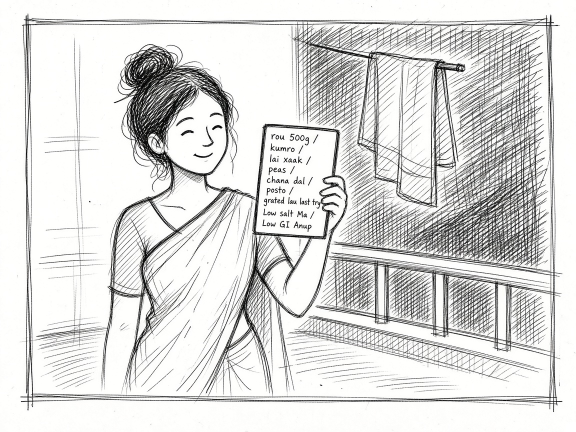
#> input picture artifacts/datta-kitchen-storyboard/panels/H01-list-veranda.png, 1152 x 864 px, given in place of HAND-arrows-doodles.png, which was not available (shown at 1/2 size)
$ python assemble_slides.py
#> lines starting #> are read from the running program, lines starting #| are printed output that depends on the picture; pictures that were not available may be replaced by others from this repository, and a replacement may not be noted
#!/usr/bin/env python3
"""Composite 4:3 storyboard panels onto 16:9 production boards."""

from __future__ import annotations

from pathlib import Path

from PIL import Image, ImageDraw, ImageFont, ImageOps

ROOT = Path(__file__).resolve().parent
PANELS = ROOT / "panels"
SLIDES = ROOT / "slides"
W, H = 1920, 1080
MARGIN = 28
HEADER_H = 64
CAP_H = 42
GAP = 14

SLIDES.mkdir(exist_ok=True)


def font(size: int, bold: bool = False) -> ImageFont.FreeTypeFont | ImageFont.ImageFont:
    candidates = [
        "/System/Library/Fonts/Supplemental/Courier New Bold.ttf" if bold else "/System/Library/Fonts/Supplemental/Courier New.ttf",
        "/Library/Fonts/Courier New.ttf",
        "/System/Library/Fonts/Supplemental/Arial.ttf",
    ]
    for path in candidates:
        if Path(path).exists():
            return ImageFont.truetype(path, size)
    return ImageFont.load_default()


F_HEAD = font(22, bold=True)
F_META = font(18, bold=True)
F_CAP = font(16)
F_NUM = font(14, bold=True)


def load(name: str) -> Image.Image:
    img = Image.open(PANELS / name).convert("RGB")
    return img


def fit(img: Image.Image, box: tuple[int, int, int, int]) -> Image.Image:
    x0, y0, x1, y1 = box
    tw, th = x1 - x0, y1 - y0
    return ImageOps.fit(img, (tw, th), method=Image.Resampling.LANCZOS, centering=(0.5, 0.5))


def ink_overlay(src: Image.Image, size: tuple[int, int]) -> Image.Image:
    """White paper becomes transparent; black ink stays."""
    g = ImageOps.grayscale(src.resize(size, Image.Resampling.LANCZOS))
    rgba = Image.new("RGBA", size, (0, 0, 0, 0))
    px = g.load()
    out = rgba.load()
    for y in range(size[1]):
        for x in range(size[0]):
            v = px[x, y]
            if v < 170:
                out[x, y] = (20, 20, 20, 255 - v)
    return rgba


def new_board() -> tuple[Image.Image, ImageDraw.ImageDraw]:
    im = Image.new("RGB", (W, H), (250, 250, 248))
    dr = ImageDraw.Draw(im)
    dr.rectangle([0, 0, W, HEADER_H], fill=(255, 255, 255))
    dr.line([(0, HEADER_H), (W, HEADER_H)], fill=(30, 30, 30), width=2)
    return im, dr


def header(dr: ImageDraw.ImageDraw, slide: str, time: str, title: str) -> None:
    dr.text((MARGIN, 12), "DATTA KITCHEN", font=F_HEAD, fill=(20, 20, 20))
    dr.text((320, 14), f"SLIDE {slide}", font=F_META, fill=(20, 20, 20))
    dr.text((560, 14), time, font=F_META, fill=(20, 20, 20))
    dr.text((980, 14), "18 SEP 2026  ·  PROD BOARD", font=F_META, fill=(20, 20, 20))
    dr.text((MARGIN, 38), title.upper(), font=F_NUM, fill=(80, 80, 80))


def paste_panel(
    board: Image.Image,
    dr: ImageDraw.ImageDraw,
    img: Image.Image,
    box: tuple[int, int, int, int],
    caption: str,
    num: str,
) -> None:
    x0, y0, x1, y1 = box
    fitted = fit(img, box)
    board.paste(fitted, (x0, y0))
    dr.rectangle([x0, y0, x1, y1], outline=(30, 30, 30), width=2)
    # overshoot ticks like a ruler slip
    dr.line([(x0 - 6, y0), (x0 + 10, y0)], fill=(30, 30, 30), width=1)
    dr.line([(x1 - 10, y1), (x1 + 6, y1)], fill=(30, 30, 30), width=1)
    dr.text((x0 + 4, y0 + 4), num, font=F_NUM, fill=(20, 20, 20))
    # wrap caption
    cap_box = [x0, y1 + 4, x1, min(H - 8, y1 + CAP_H)]
    words = caption.split()
    lines: list[str] = []
    line = ""
    for w in words:
        trial = f"{line} {w}".strip()
        if F_CAP.getlength(trial) <= (x1 - x0):
            line = trial
        else:
            if line:
                lines.append(line)
            line = w
    if line:
        lines.append(line)
    ty = y1 + 6
    for ln in lines[:2]:
        dr.text((x0, ty), ln, font=F_CAP, fill=(25, 25, 25))
        ty += 16


def apply_hand_pass(board: Image.Image, doodle: Image.Image, notes: Image.Image, kind: str) -> None:
    """Stamp ink doodles in the header gutter only — never over panel drawings."""
    overlay = Image.new("RGBA", board.size, (0, 0, 0, 0))
    header_doodle = ink_overlay(doodle, (220, 56))
    overlay.paste(header_doodle, (W - 250, 4), header_doodle)
    if kind == "top_notes":
        tiny = ink_overlay(notes, (420, 28))
        overlay.paste(tiny, (W - 680, 18), tiny)
    else:
        tick = ink_overlay(doodle.crop((0, 0, doodle.width // 3, doodle.height // 4)), (80, 40))
        overlay.paste(tick, (8, H - 48), tick)
    board.paste(Image.alpha_composite(board.convert("RGBA"), overlay).convert("RGB"))


def grid_cells(kind: str) -> list[tuple[int, int, int, int]]:
    top = HEADER_H + 10
    bottom = H - 8
    left = MARGIN
    right = W - MARGIN
    usable_h = bottom - top
    usable_w = right - left

    def split(n: int, total: int, gap: int) -> list[tuple[int, int]]:
        cell = (total - gap * (n - 1)) // n
        out = []
        x = 0
        for i in range(n):
            out.append((x, x + cell))
            x += cell + gap
        return out

    if kind == "D":  # 3x2
        cols = split(3, usable_w, GAP)
        # caption space per row
        row_h = (usable_h - GAP - CAP_H * 2) // 2
        rows = [(top, top + row_h), (top + row_h + GAP + CAP_H, top + 2 * row_h + GAP + CAP_H)]
        cells = []
        for ry0, ry1 in rows:
            for cx0, cx1 in cols:
                cells.append((left + cx0, ry0, left + cx1, ry1))
        return cells

    if kind == "A":  # 2x2
        cols = split(2, usable_w, GAP)
        row_h = (usable_h - GAP - CAP_H * 2) // 2
        rows = [(top, top + row_h), (top + row_h + GAP + CAP_H, top + 2 * row_h + GAP + CAP_H)]
        cells = []
        for ry0, ry1 in rows:
            for cx0, cx1 in cols:
                cells.append((left + cx0, ry0, left + cx1, ry1))
        return cells

    if kind == "B":  # wide + 3
        row_h_top = int((usable_h - GAP - CAP_H * 2) * 0.48)
        top_box = (left, top, right, top + row_h_top)
        y2 = top + row_h_top + GAP + CAP_H
        bot_h = bottom - CAP_H - y2
        cols = split(3, usable_w, GAP)
        cells = [top_box]
        for cx0, cx1 in cols:
            cells.append((left + cx0, y2, left + cx1, y2 + bot_h))
        return cells

    if kind == "C":  # tall left + 2x2
        left_w = int(usable_w * 0.38)
        tall = (left, top, left + left_w, bottom - CAP_H)
        rx = left + left_w + GAP
        rw = right - rx
        cols = split(2, rw, GAP)
        row_h = (usable_h - GAP - CAP_H * 2) // 2
        rows = [(top, top + row_h), (top + row_h + GAP + CAP_H, top + 2 * row_h + GAP + CAP_H)]
        cells = [tall]
        for ry0, ry1 in rows:
            for cx0, cx1 in cols:
                cells.append((rx + cx0, ry0, rx + cx1, ry1))
        return cells

    if kind == "E":  # 2 / wide / 2
        band = (usable_h - GAP * 2 - CAP_H * 3) // 3
        y1 = top + band
        y2 = y1 + GAP + CAP_H
        y3 = y2 + int(band * 1.15)
        y4 = y3 + GAP + CAP_H
        cols_top = split(2, usable_w, GAP)
        cols_bot = split(2, usable_w, GAP)
        cells = [
            (left + cols_top[0][0], top, left + cols_top[0][1], y1),
            (left + cols_top[1][0], top, left + cols_top[1][1], y1),
            (left, y2, right, y3),
            (left + cols_bot[0][0], y4, left + cols_bot[0][1], y4 + band),
            (left + cols_bot[1][0], y4, left + cols_bot[1][1], y4 + band),
        ]
        return cells

    raise ValueError(kind)


def build(spec: dict, doodle: Image.Image, notes: Image.Image) -> None:
    board, dr = new_board()
    header(dr, spec["n"], spec["time"], spec["title"])
    cells = grid_cells(spec["grid"])
    for i, panel in enumerate(spec["panels"]):
        paste_panel(board, dr, load(panel["file"]), cells[i], panel["cap"], panel["num"])
    apply_hand_pass(board, doodle, notes, spec.get("hand", "side"))
    out = SLIDES / spec["out"]
    board.save(out, "PNG", optimize=True)
    print(out.name)


SPECS = [
    {
        "n": "01",
        "time": "DAY 0  ·  19:42",
        "title": "The list wrote itself",
        "grid": "D",
        "hand": "side",
        "out": "SLIDE-01.png",
        "panels": [
            {"file": "S01-P1-empty-kitchen-dusk.png", "num": "1", "cap": "Nobody is cooking. The kitchen is still working."},
            {"file": "S01-P2-fridge-shelf.png", "num": "2", "cap": "Second shelf: eggs, shrivelled lau, oil running out."},
            {"file": "S01-P3-lau-weeks.png", "num": "3", "cap": "Three weeks. Same plate. Lau returned."},
            {"file": "S01-P4-machine-shelf.png", "num": "4", "cap": "The shelf, counted. Nobody reported it."},
            {"file": "S01-P5-list-veranda.png", "num": "5", "cap": "Rou, kumro, lai xaak — and grated lau, last try."},
            {"file": "S01-P6-mira-smile.png", "num": "6", "cap": "It stopped buying what he never ate."},
        ],
    },
    {
        "n": "02",
        "time": "DAY 1  ·  06:05",
        "title": "Five ways to start the day",
        "grid": "B",
        "hand": "top_notes",
        "out": "SLIDE-02.png",
        "panels": [
            {"file": "S02-P1-mira-switch.png", "num": "1", "cap": "She hits the switch. The wall comes up with the light."},
            {"file": "S02-P2-five-recipe-cards.png", "num": "2", "cap": "Five cards. Pantry, leftovers, Dadi, Anup, Raju, twelve minutes."},
            {"file": "S02-P3-ei-ta.png", "num": "3", "cap": "ei ta."},
            {"file": "S02-P4-card-enlarges.png", "num": "4", "cap": "Five options. One word. No scrolling."},
        ],
    },
    {
        "n": "03",
        "time": "06:11",
        "title": "The wall teaches",
        "grid": "C",
        "hand": "side",
        "out": "SLIDE-03.png",
        "panels": [
            {"file": "S03-P1-wall-teaches.png", "num": "1", "cap": "Hands in the batter. Phone face-down."},
            {"file": "S03-P2-wet-hand-phone.png", "num": "2", "cap": "Nobody touches a phone with batter on their hands."},
            {"file": "S03-P3-step-wipe.png", "num": "3", "cap": "The step advances by itself."},
            {"file": "S03-P4-substitution.png", "num": "4", "cap": "curry patta nei — skip, taste holds."},
            {"file": "S03-P5-dadi-squint.png", "num": "5", "cap": "eta ki? The wall is ignored. Keep this beat."},
        ],
    },
    {
        "n": "04",
        "time": "06:24",
        "title": "The katori that declares itself",
        "grid": "A",
        "hand": "top_notes",
        "out": "SLIDE-04.png",
        "panels": [
            {"file": "S04-P1-lift-katori.png", "num": "1", "cap": "Kal ka bhat comes out of the fridge."},
            {"file": "S04-P2-katori-lands.png", "num": "2", "cap": "Set down. Two ticks of light, not a glow."},
            {"file": "S04-P3-katori-readout.png", "num": "3", "cap": "Leftover rice is an ingredient with a number."},
            {"file": "S04-P4-two-bowls.png", "num": "4", "cap": "Two bowls. One answer."},
        ],
    },
    {
        "n": "05",
        "time": "06:31",
        "title": "Raju ka lunch banana hai",
        "grid": "A",
        "hand": "side",
        "out": "SLIDE-05.png",
        "panels": [
            {"file": "S05-P1-tiffin-speak.png", "num": "1", "cap": "Raju ka lunch banana hai."},
            {"file": "S05-P2-wall-wipe.png", "num": "2", "cap": "The wall wipes. Three quick, under fifteen."},
            {"file": "S05-P3-three-lunches.png", "num": "3", "cap": "Only what he has actually finished before."},
            {"file": "S05-P4-raju-asleep.png", "num": "4", "cap": "He is still asleep. The kitchen already knows his mouth."},
        ],
    },
    {
        "n": "06",
        "time": "06:38",
        "title": "The cart that filled itself",
        "grid": "C",
        "hand": "top_notes",
        "out": "SLIDE-06.png",
        "panels": [
            {"file": "S06-P1-empty-posto.png", "num": "1", "cap": "The posto jar tips. Almost nothing."},
            {"file": "S06-P2-she-says-it.png", "num": "2", "cap": "posto nei, chana dal bhi shesh."},
            {"file": "S06-P3-cart-toast.png", "num": "3", "cap": "Cart mein daal diya."},
            {"file": "S06-P4-cart-kirana.png", "num": "4", "cap": "Fatak Bazar se jaldi — Ratan-da ko bhejun?"},
            {"file": "S06-P5-ignored-phone.png", "num": "5", "cap": "Awaiting checkout. Not awaiting her."},
        ],
    },
    {
        "n": "07",
        "time": "06:52",
        "title": "Green peas, second shelf",
        "grid": "A",
        "hand": "side",
        "out": "SLIDE-07.png",
        "panels": [
            {"file": "S07-P1-stirring.png", "num": "1", "cap": "Sambar on. Three curls of steam."},
            {"file": "S07-P2-peas-nudge.png", "num": "2", "cap": "Green peas — fridge, 2nd shelf. Ma is 40% short this week."},
            {"file": "S07-P3-second-shelf.png", "num": "3", "cap": "Count the shelves. Her hand finds the second one."},
            {"file": "S07-P4-peas-sambar.png", "num": "4", "cap": "The nudge arrived at the only second it was useful."},
        ],
    },
    {
        "n": "08",
        "time": "08:05",
        "title": "The table does the arithmetic",
        "grid": "E",
        "hand": "top_notes",
        "out": "SLIDE-08.png",
        "panels": [
            {"file": "S08-P1-plates-land.png", "num": "1", "cap": "Four plates. The table blooms dashed rings."},
            {"file": "S08-P3-anup-plate.png", "num": "3", "cap": "Low GI theek hai — 2 idli, sambar zyada."},
            {"file": "S08-P2-table-arithmetic.png", "num": "2", "cap": "One pot. Four bars. Dadi, Anup, Mira, Raju."},
            {"file": "S08-P4-raju-reach.png", "num": "4", "cap": "Third idli. His bar updates mid-reach."},
            {"file": "S08-P5-anup-looks.png", "num": "5", "cap": "Nobody was told what to eat. Everybody could see."},
        ],
    },
    {
        "n": "09",
        "time": "08:07",
        "title": "Dadi's second idli",
        "grid": "C",
        "hand": "side",
        "out": "SLIDE-09.png",
        "panels": [
            {"file": "S09-P1-first-idli.png", "num": "1", "cap": "One idli going down."},
            {"file": "S09-P2-readout.png", "num": "2", "cap": "Ek aur. Raat ko halka khati hain."},
            {"file": "S09-P3-mira-looks.png", "num": "3", "cap": "She looks at Dadi, not at the wall."},
            {"file": "S09-P4-second-idli.png", "num": "4", "cap": "The cook decides. The machine only advised her."},
            {"file": "S09-P5-two-idlis.png", "num": "5", "cap": "She was not managed. She was served properly."},
        ],
    },
    {
        "n": "10",
        "time": "13:40  /  19:30",
        "title": "The empty tiffin closes the loop",
        "grid": "B",
        "hand": "top_notes",
        "out": "SLIDE-10.png",
        "panels": [
            {"file": "S10-P1-school-step.png", "num": "1", "cap": "Corridor. He opens the box."},
            {"file": "S10-P2-eats-inset-grate.png", "num": "2", "cap": "He eats without inspecting. Inset: she grated the lau at 6:40."},
            {"file": "S10-P3-empty-tiffin.png", "num": "3", "cap": "Empty. 1:40 PM."},
            {"file": "S10-P4-loop-closes.png", "num": "4", "cap": "Tonight's list already knows. Same angle as 01.1."},
        ],
    },
]


def main() -> None:
    doodle = load("HAND-arrows-doodles.png")
#> in load, img is the input picture: PIL image 1152x864 RGB; mean R, G, B 219.4, 219.4, 218
    notes = load("HAND-margin-notes.png")
#> call 2 of load, with name = 'HAND-margin-notes.png'
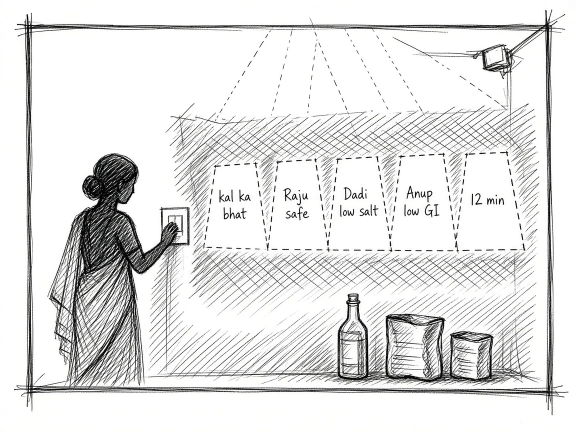
#> input picture artifacts/datta-kitchen-storyboard/panels/H02-five-recipe-cards.png, 1152 x 864 px, given in place of HAND-margin-notes.png, which was not available (shown at 1/2 size)
#> in load, img is the input picture: PIL image 1152x864 RGB; mean R, G, B 227.2, 227.2, 226.7
    for spec in SPECS:
        build(spec, doodle, notes)
#> call 3 of load, with name = 'S01-P1-empty-kitchen-dusk.png'
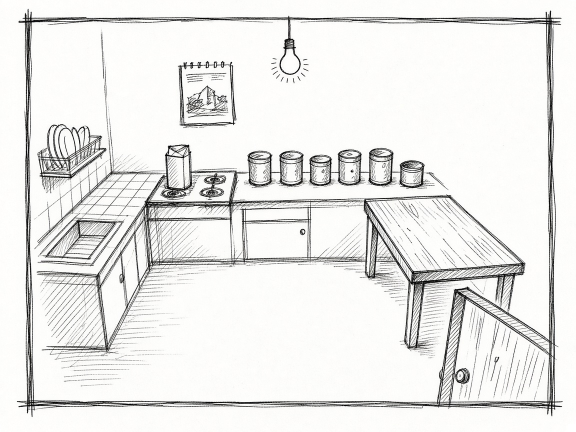
#> input picture artifacts/datta-kitchen-storyboard/panels/S01-P1-empty-kitchen-dusk.png, 1152 x 864 px (shown at 1/2 size)
#> in load, img is the input picture: PIL image 1152x864 RGB; mean R, G, B 233.7, 233.5, 231.6
#> in paste_panel, `x0, y0, x1, y1 = box`: x0 = 28; y0 = 74; x1 = 640; y1 = 524
#> in fit, `x0, y0, x1, y1 = box`: x0 = 28; y0 = 74; x1 = 640; y1 = 524
#> in fit, `tw, th = x1 - x0, y1 - y0`: tw = 612; th = 450
#> in fit, `return ImageOps.fit(img, (tw, th), method=Image.Resampling.LANCZOS, ce..`:
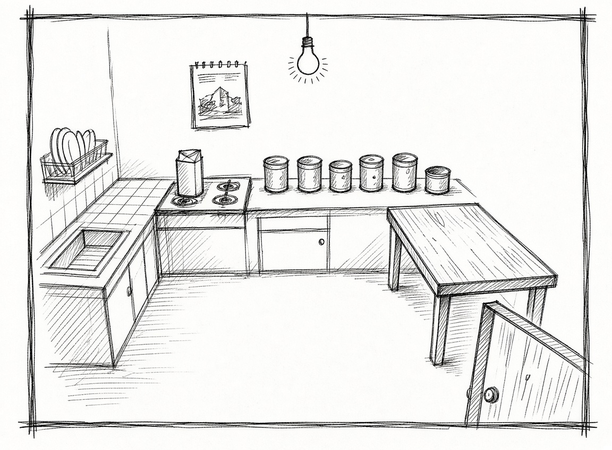
#> returned value: PIL image 612x450 RGB; mean R, G, B 232.9, 232.7, 231
#> in paste_panel, `board.paste(fitted, (x0, y0))`:
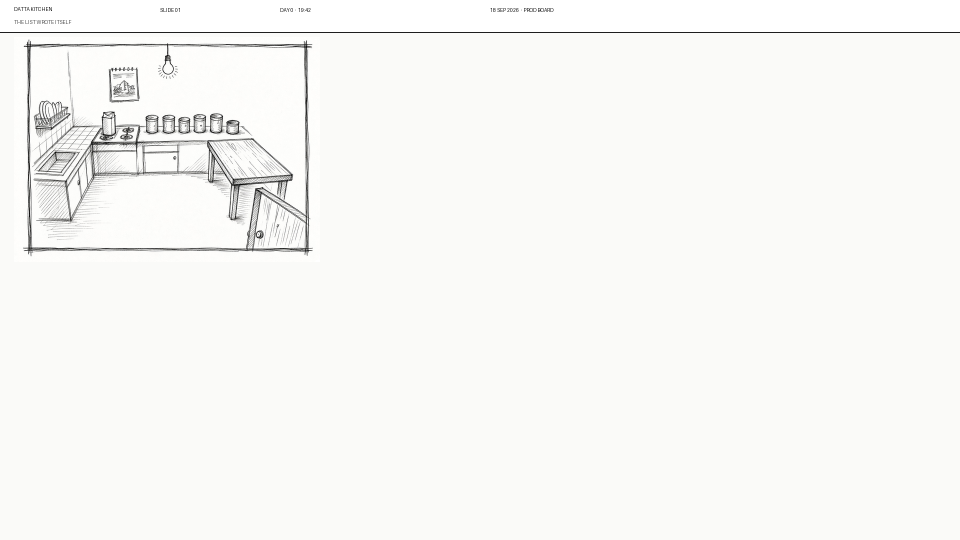
#> board: PIL image 1920x1080 RGB (shown at 1/2 size); mean R, G, B 247.5, 247.5, 245.7
#> in paste_panel, `cap_box = [x0, y1 + 4, x1, min(H - 8, y1 + CAP_H)]`: cap_box = [28, 528, 640, 566]
#> after the loop in paste_panel, `for w in words:`: lines = []
#> in paste_panel, `ty = y1 + 6`: ty = 530
#> the loop in paste_panel, `for ln in lines[:2]:` made 1 pass
#> ty on pass 1: 546
#> after the loop in paste_panel, `for ln in lines[:2]:`: ty = 546


if __name__ == "__main__":
#> (the run stopped early here; a loop or call above may not have finished)
